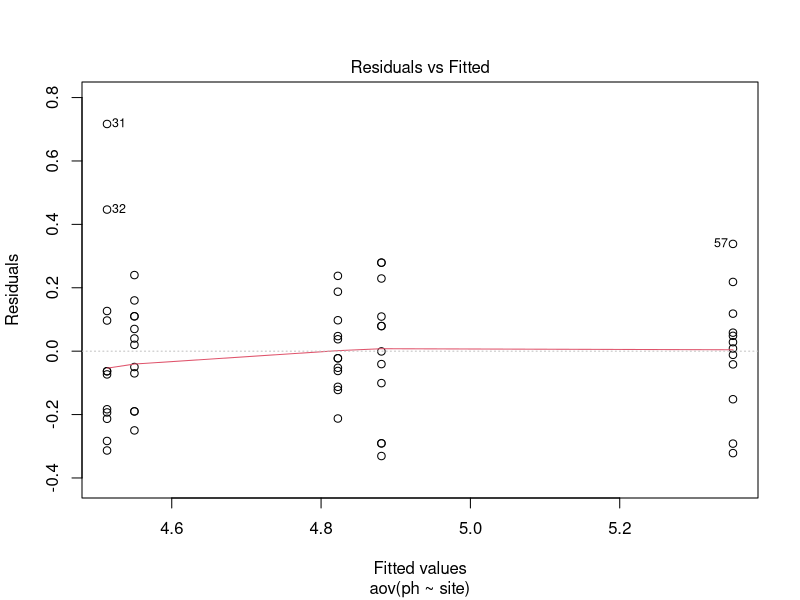
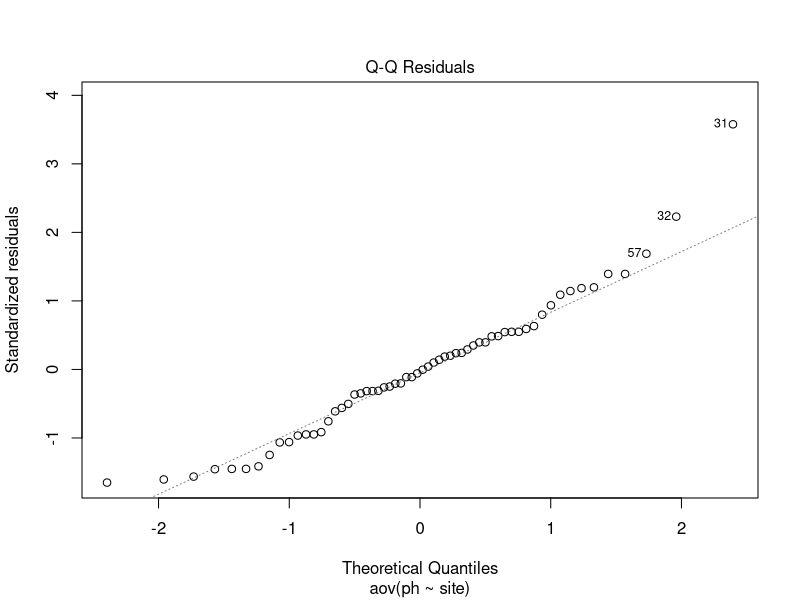
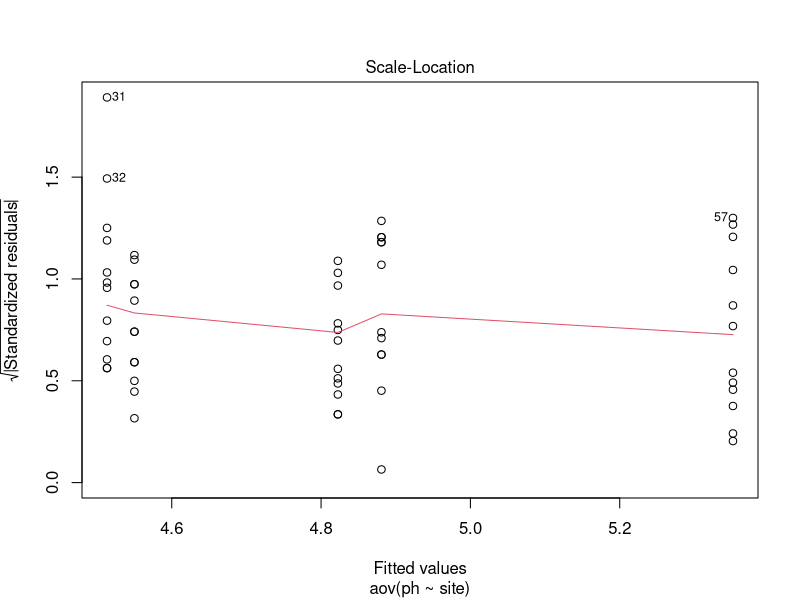
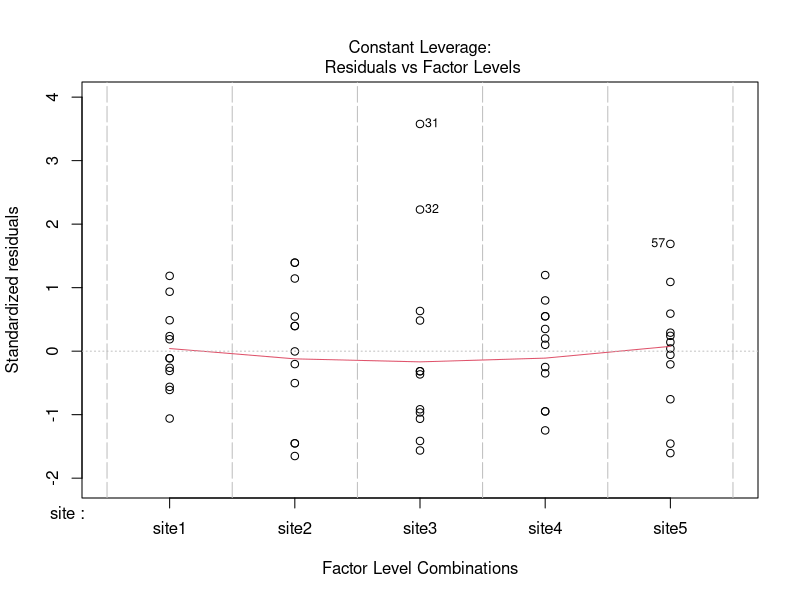
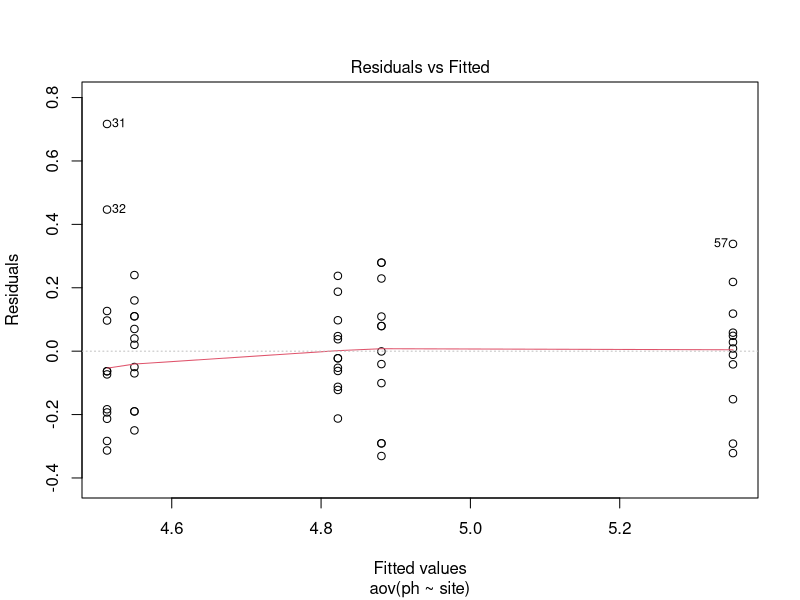
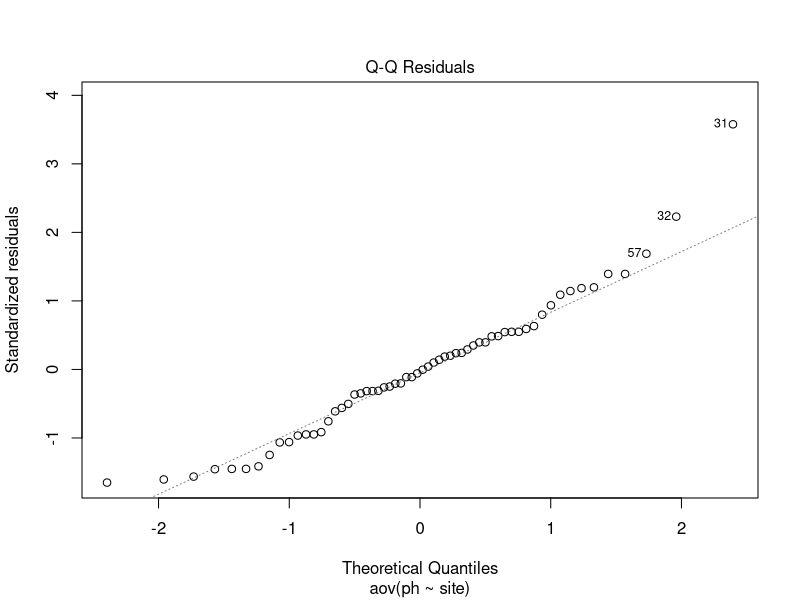
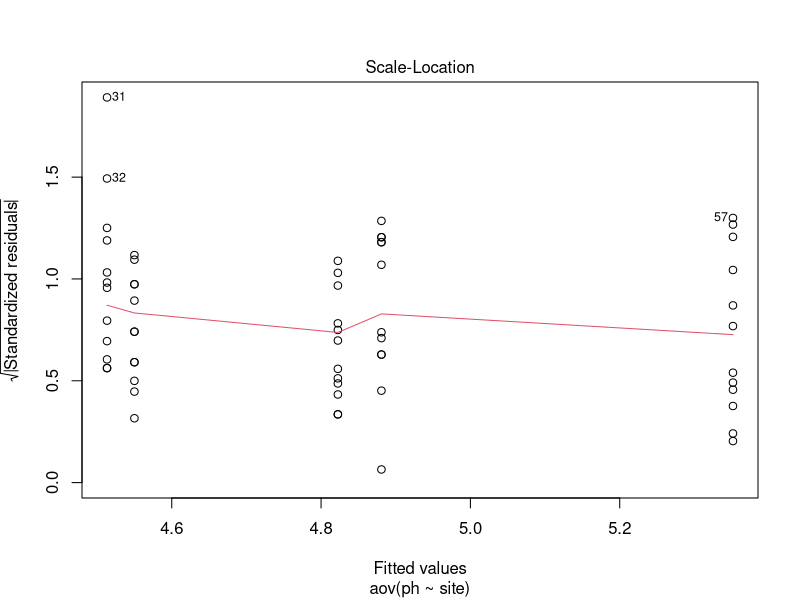
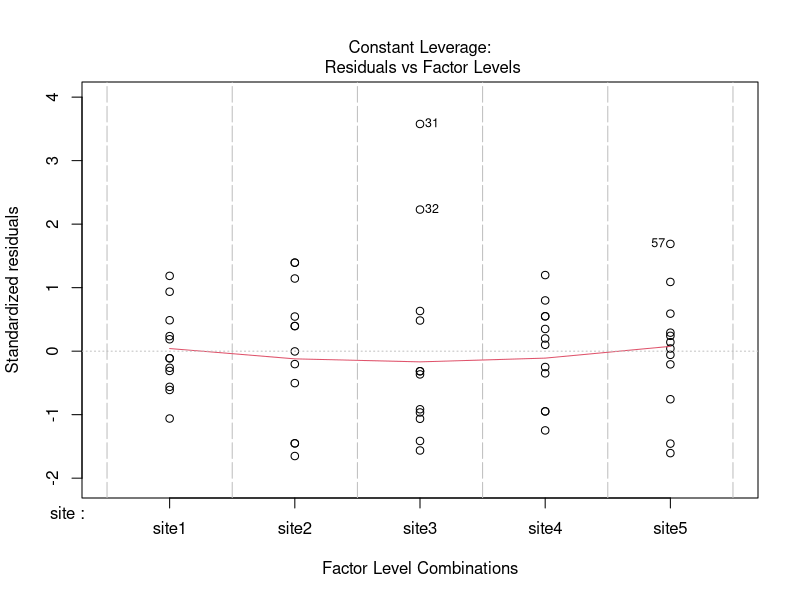

Source code (R) for these figures, in order:
# ANOVA for soil pH with land management practices
# Emma Gemal, s1758915@sms.ed.ac.uk
# Ecological Measurement - Year 3 
# University of Edinburgh
# Created 30/9/2019, Updated 29/10/2019

# Library ----
library(plyr)
library(dplyr)
library(multcompView)


## ANOVA all sites ----
# (including grassland)
soilph <- read.csv("Data/soil-ph-data.csv")
str(soilph)    #checking to make sure site is a factor

aov.all <- summary(aov(ph ~ site, data = soilph))
aov.all
# p-value = 1.56e-13 (statistically significant)
# F value: 31.06

plot(aov(ph ~ site, data = soilph))  # checking model convergence 


## ANOVA forest sites ----
# for all forest sites (excluding grassland)
no.grass <- soilph %>% 
                filter(site != "site5") %>%  
                droplevels(exclude = if(anyNA(levels(5))) NULL else NA)
  
str(no.grass)  # making sure it only has 4 levels 

# running ANOVA for sites 1-4
aov.nograss <- summary(aov(ph ~ site, data = no.grass))
aov.nograss
# p-value = 7.93e-0.5 (statistically significant)
# F-value = 9.166

plot(aov(ph ~ site, data = soilph))


## ANOVA management type ----
# for ph vs management type (recovering vs plantation)
managementph <- no.grass %>% 
                    mutate(site = revalue(site, c("site1" = "recovering",
                                                  "site2" = "plantation",
                                                  "site3" = "recovering",
                                                  "site4" = "plantation"))) %>% 
                    dplyr::rename(management = site)

str(managementph)   # double checking number of levels and variable names

# running ANOVA for recovering vs plantation 
aov.management <- summary(aov(ph ~ management, data = managementph))
aov.management
# p-value = 0.538 (not statistically significant)
# F-value = 0.384 (not significant)


## Tukey test ----
data4tukey <- aov(ph ~ site, data = soilph)

# Tukey test to study each pair of treatment
tukey <- TukeyHSD(x=data4tukey)

tukey 
# significant difference between 1&3, 1&4, 2&3, 2&4 and all with 5
# not significant for 1&2 and 3&4
# 1 = young recovering, 2 = young plantation, 3 = old recovering, 4 = old plantation, 5 = grassland

# Tuckey test representation
plot(tukey , las=1 , col="brown")   # not 100% needed 
